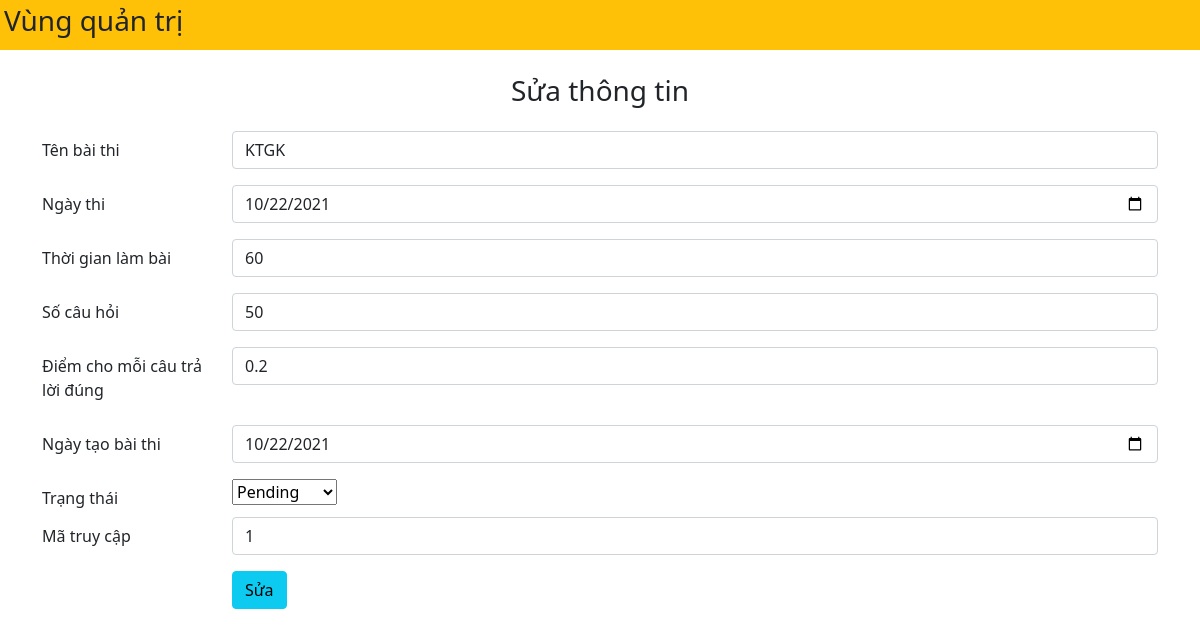
The page /edit.php?id=1 on the database its author committed.
### tables this page shows
CREATE TABLE `exams` (
  `id` int(225) UNSIGNED NOT NULL,
  `exam_title` varchar(100) NOT NULL,
  `exam_datetime` date NOT NULL,
  `duration` int(225) NOT NULL,
  `total_question` int(225) NOT NULL,
  `marks_per_right_answer` varchar(10) NOT NULL,
  `created_on` date NOT NULL,
  `status` varchar(100) NOT NULL,
  `exam_code` int(225) UNSIGNED NOT NULL
);

### src/edit.php (the view, shortened to what this page needs)
<!DOCTYPE html>
<html lang="en">
<head>
    <link rel="stylesheet" href="https://stackpath.bootstrapcdn.com/bootstrap/5.0.0-alpha1/css/bootstrap.min.css"
>
</head>
<body>
    <div class="container-fluid bg-warning p-1 mb-4">
        <h3>Vùng quản trị</h3>
    </div>
    <div class="container">
        <h3 class="text-center mb-4">Sửa thông tin</h3>
        <?php
        $id = $_GET['id'];
        $conn = mysqli_connect('localhost', 'root', '', 'de06');
        $sql="SELECT * FROM exams WHERE id = '$id'";
        $result = mysqli_query($conn,$sql);
        $row = mysqli_fetch_assoc($result);
        ?>
        <form action="process-edit.php" method="get">
            <div class="mb-3 row">
                <label for="exam_title" class="col-sm-2 col-form-label">Tên bài thi</label>
                <div class="col-sm-10">
                    <input type="text" class="form-control" value="<?php echo $row['exam_title']; ?>" name="exam_title">
                </div>
            </div>
            <div class="mb-3 row">
                <label for="exam_datetime" class="col-sm-2 col-form-label">Ngày thi</label>
                <div class="col-sm-10">
                    <input type="date" class="form-control" value="<?php echo $row['exam_datetime']; ?>"
                        name="exam_datetime">
                </div>
            </div>
            <div class="mb-3 row">
                <label for="duration" class="col-sm-2 col-form-label">Thời gian làm bài</label>
                <div class="col-sm-10">
                    <input type="number" class="form-control" value="<?php echo $row['duration']; ?>" name="duration">
                </div>
            </div>
            <div class="mb-3 row">
                <label for="total_question" class="col-sm-2 col-form-label">Số câu hỏi</label>
                <div class="col-sm-10">
                    <input type="number" class="form-control" value="<?php echo $row['total_question']; ?>"
                        name="total_question">
                </div>
            </div>
            <div class="mb-3 row">
                <label for="marks_per_right_answer" class="col-sm-2 col-form-label">Điểm cho mỗi câu trả lời
                    đúng</label>
                <div class="col-sm-10">
                    <input type="text" class="form-control" value="<?php echo $row['marks_per_right_answer']; ?>"
                        name="marks_per_right_answer">
                </div>
            </div>
            <div class="mb-3 row">
                <label for="created_on" class="col-sm-2 col-form-label">Ngày tạo bài thi</label>
                <div class="col-sm-10">
                    <input type="date" class="form-control" value="<?php echo $row['created_on']; ?>" name="created_on">
                </div>
            </div>
            <div class="form-group row">
                <label for="" class="col-sm-2 col-form-label">Trạng thái</label>
                <div class="col-sm-10">
                    <select name="status">
                        <option value="Pending">Pending</option>
                    </select>
                </div>
            </div>
            <div class="mb-3 row">
                <label for="exam_code" class="col-sm-2 col-form-label">Mã truy cập</label>
                <div class="col-sm-10">
                    <input type="number" class="form-control" value="<?php echo $row['exam_code']; ?>" name="exam_code">
                </div>
            </div>
            <div class="mb-3 row">
                <label for="exam_title" class="col-sm-2 col-form-label"></label>
                <div class="col-sm-10">
                    <button type="submit" class="btn btn-info" name="btnsubmit">Sửa</button>
                </div>
            </div>
        </form>
    </div>
</body>
</html>

### rows shown on the page
exams: exam_title "KTGK", exam_datetime "10/22/2021", duration "60", total_question "50", marks_per_right_answer "0.2", created_on "10/22/2021", exam_code "1"
